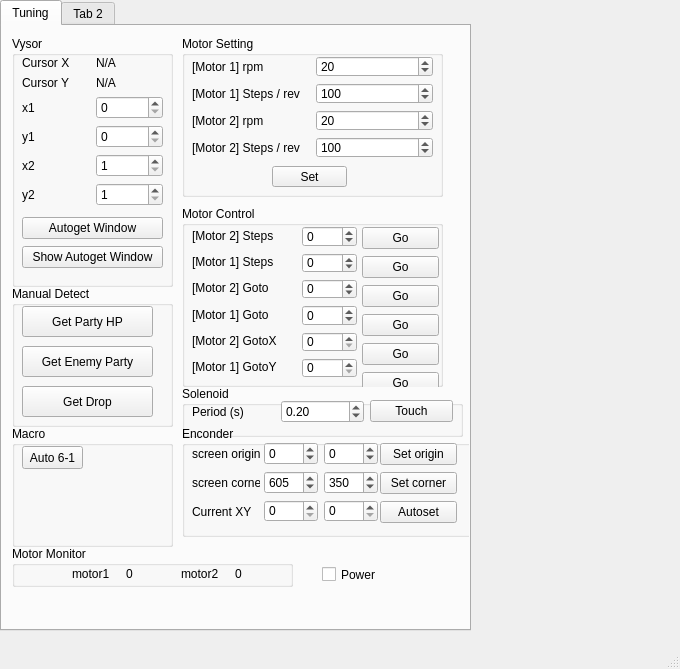
<?xml version="1.0" encoding="UTF-8"?>
<ui version="4.0">
 <class>MainWindow</class>
 <widget class="QMainWindow" name="MainWindow">
  <property name="geometry">
   <rect>
    <x>0</x>
    <y>0</y>
    <width>680</width>
    <height>669</height>
   </rect>
  </property>
  <property name="windowTitle">
   <string>MainWindow</string>
  </property>
  <widget class="QWidget" name="centralwidget">
   <widget class="QTabWidget" name="tabWidget">
    <property name="geometry">
     <rect>
      <x>0</x>
      <y>0</y>
      <width>471</width>
      <height>631</height>
     </rect>
    </property>
    <property name="currentIndex">
     <number>0</number>
    </property>
    <widget class="QWidget" name="tab">
     <attribute name="title">
      <string>Tuning</string>
     </attribute>
     <widget class="QGroupBox" name="groupBox">
      <property name="geometry">
       <rect>
        <x>10</x>
        <y>10</y>
        <width>161</width>
        <height>251</height>
       </rect>
      </property>
      <property name="title">
       <string>Vysor</string>
      </property>
      <widget class="QWidget" name="layoutWidget">
       <property name="geometry">
        <rect>
         <x>10</x>
         <y>20</y>
         <width>141</width>
         <height>150</height>
        </rect>
       </property>
       <layout class="QVBoxLayout" name="verticalLayout">
        <item>
         <layout class="QHBoxLayout" name="horizontalLayout">
          <item>
           <widget class="QLabel" name="label">
            <property name="text">
             <string>Cursor X</string>
            </property>
           </widget>
          </item>
          <item>
           <widget class="QLabel" name="lbl_csrX">
            <property name="text">
             <string>N/A</string>
            </property>
           </widget>
          </item>
         </layout>
        </item>
        <item>
         <layout class="QHBoxLayout" name="horizontalLayout_6">
          <item>
           <widget class="QLabel" name="label_2">
            <property name="text">
             <string>Cursor Y</string>
            </property>
           </widget>
          </item>
          <item>
           <widget class="QLabel" name="lbl_csrY">
            <property name="text">
             <string>N/A</string>
            </property>
           </widget>
          </item>
         </layout>
        </item>
        <item>
         <layout class="QHBoxLayout" name="horizontalLayout_9">
          <item>
           <widget class="QLabel" name="label_11">
            <property name="text">
             <string>x1</string>
            </property>
           </widget>
          </item>
          <item>
           <widget class="QSpinBox" name="spb_x1">
            <property name="maximum">
             <number>1920</number>
            </property>
           </widget>
          </item>
         </layout>
        </item>
        <item>
         <layout class="QHBoxLayout" name="horizontalLayout_7">
          <item>
           <widget class="QLabel" name="label_9">
            <property name="text">
             <string>y1</string>
            </property>
           </widget>
          </item>
          <item>
           <widget class="QSpinBox" name="spb_y1">
            <property name="maximum">
             <number>1080</number>
            </property>
           </widget>
          </item>
         </layout>
        </item>
        <item>
         <layout class="QHBoxLayout" name="horizontalLayout_10">
          <item>
           <widget class="QLabel" name="label_12">
            <property name="text">
             <string>x2</string>
            </property>
           </widget>
          </item>
          <item>
           <widget class="QSpinBox" name="spb_x2">
            <property name="minimum">
             <number>1</number>
            </property>
            <property name="maximum">
             <number>1920</number>
            </property>
           </widget>
          </item>
         </layout>
        </item>
        <item>
         <layout class="QHBoxLayout" name="horizontalLayout_8">
          <item>
           <widget class="QLabel" name="label_10">
            <property name="text">
             <string>y2</string>
            </property>
           </widget>
          </item>
          <item>
           <widget class="QSpinBox" name="spb_y2">
            <property name="minimum">
             <number>1</number>
            </property>
            <property name="maximum">
             <number>1080</number>
            </property>
           </widget>
          </item>
         </layout>
        </item>
       </layout>
      </widget>
      <widget class="QWidget" name="layoutWidget">
       <property name="geometry">
        <rect>
         <x>10</x>
         <y>180</y>
         <width>141</width>
         <height>54</height>
        </rect>
       </property>
       <layout class="QVBoxLayout" name="verticalLayout_2">
        <item>
         <widget class="QPushButton" name="btn_auto">
          <property name="text">
           <string>Autoget Window</string>
          </property>
         </widget>
        </item>
        <item>
         <widget class="QPushButton" name="btn_show_autoget">
          <property name="text">
           <string>Show Autoget Window</string>
          </property>
         </widget>
        </item>
       </layout>
      </widget>
     </widget>
     <widget class="QGroupBox" name="groupBox_2">
      <property name="geometry">
       <rect>
        <x>10</x>
        <y>260</y>
        <width>161</width>
        <height>141</height>
       </rect>
      </property>
      <property name="title">
       <string>Manual Detect</string>
      </property>
      <widget class="QPushButton" name="btn_party_HP">
       <property name="geometry">
        <rect>
         <x>10</x>
         <y>20</y>
         <width>131</width>
         <height>31</height>
        </rect>
       </property>
       <property name="text">
        <string>Get Party HP</string>
       </property>
      </widget>
      <widget class="QPushButton" name="btn_enemy_party">
       <property name="geometry">
        <rect>
         <x>10</x>
         <y>60</y>
         <width>131</width>
         <height>31</height>
        </rect>
       </property>
       <property name="text">
        <string>Get Enemy Party</string>
       </property>
      </widget>
      <widget class="QPushButton" name="btn_drop">
       <property name="geometry">
        <rect>
         <x>10</x>
         <y>100</y>
         <width>131</width>
         <height>31</height>
        </rect>
       </property>
       <property name="text">
        <string>Get Drop</string>
       </property>
      </widget>
     </widget>
     <widget class="QGroupBox" name="groupBox_4">
      <property name="geometry">
       <rect>
        <x>180</x>
        <y>360</y>
        <width>281</width>
        <height>51</height>
       </rect>
      </property>
      <property name="title">
       <string>Solenoid</string>
      </property>
      <widget class="QWidget" name="layoutWidget_2">
       <property name="geometry">
        <rect>
         <x>10</x>
         <y>13</y>
         <width>261</width>
         <height>25</height>
        </rect>
       </property>
       <layout class="QHBoxLayout" name="horizontalLayout_3">
        <item>
         <widget class="QLabel" name="label_7">
          <property name="text">
           <string>Period (s)</string>
          </property>
         </widget>
        </item>
        <item>
         <widget class="QDoubleSpinBox" name="spb_period">
          <property name="maximum">
           <double>10.000000000000000</double>
          </property>
          <property name="value">
           <double>0.200000000000000</double>
          </property>
         </widget>
        </item>
        <item>
         <widget class="QPushButton" name="btn_touch">
          <property name="text">
           <string>Touch</string>
          </property>
         </widget>
        </item>
       </layout>
      </widget>
     </widget>
     <widget class="QGroupBox" name="groupBox_5">
      <property name="geometry">
       <rect>
        <x>180</x>
        <y>180</y>
        <width>261</width>
        <height>181</height>
       </rect>
      </property>
      <property name="title">
       <string>Motor Control</string>
      </property>
      <widget class="QWidget" name="layoutWidget">
       <property name="geometry">
        <rect>
         <x>10</x>
         <y>20</y>
         <width>101</width>
         <height>151</height>
        </rect>
       </property>
       <layout class="QVBoxLayout" name="verticalLayout_3">
        <item>
         <widget class="QLabel" name="label_4">
          <property name="text">
           <string>[Motor 2] Steps</string>
          </property>
         </widget>
        </item>
        <item>
         <widget class="QLabel" name="label_3">
          <property name="text">
           <string>[Motor 1] Steps</string>
          </property>
         </widget>
        </item>
        <item>
         <widget class="QLabel" name="label_17">
          <property name="text">
           <string>[Motor 2] Goto</string>
          </property>
         </widget>
        </item>
        <item>
         <widget class="QLabel" name="label_16">
          <property name="text">
           <string>[Motor 1] Goto</string>
          </property>
         </widget>
        </item>
        <item>
         <widget class="QLabel" name="label_18">
          <property name="text">
           <string>[Motor 2] GotoX</string>
          </property>
         </widget>
        </item>
        <item>
         <widget class="QLabel" name="label_19">
          <property name="text">
           <string>[Motor 1] GotoY</string>
          </property>
         </widget>
        </item>
       </layout>
      </widget>
      <widget class="QWidget" name="layoutWidget">
       <property name="geometry">
        <rect>
         <x>120</x>
         <y>20</y>
         <width>55</width>
         <height>152</height>
        </rect>
       </property>
       <layout class="QVBoxLayout" name="verticalLayout_4">
        <item>
         <widget class="QSpinBox" name="spb_steps2">
          <property name="minimum">
           <number>-1000</number>
          </property>
          <property name="maximum">
           <number>1000</number>
          </property>
          <property name="value">
           <number>0</number>
          </property>
         </widget>
        </item>
        <item>
         <widget class="QSpinBox" name="spb_steps1">
          <property name="minimum">
           <number>-1000</number>
          </property>
          <property name="maximum">
           <number>1000</number>
          </property>
         </widget>
        </item>
        <item>
         <widget class="QSpinBox" name="spb_goto1">
          <property name="minimum">
           <number>-1000</number>
          </property>
          <property name="maximum">
           <number>1000</number>
          </property>
         </widget>
        </item>
        <item>
         <widget class="QSpinBox" name="spb_goto2">
          <property name="minimum">
           <number>-1000</number>
          </property>
          <property name="maximum">
           <number>1000</number>
          </property>
          <property name="value">
           <number>0</number>
          </property>
         </widget>
        </item>
        <item>
         <widget class="QSpinBox" name="spb_gotoX">
          <property name="minimum">
           <number>0</number>
          </property>
          <property name="maximum">
           <number>1920</number>
          </property>
          <property name="value">
           <number>0</number>
          </property>
         </widget>
        </item>
        <item>
         <widget class="QSpinBox" name="spb_gotoY">
          <property name="minimum">
           <number>0</number>
          </property>
          <property name="maximum">
           <number>1080</number>
          </property>
         </widget>
        </item>
       </layout>
      </widget>
      <widget class="QWidget" name="layoutWidget">
       <property name="geometry">
        <rect>
         <x>180</x>
         <y>20</y>
         <width>77</width>
         <height>170</height>
        </rect>
       </property>
       <layout class="QVBoxLayout" name="verticalLayout_5">
        <item>
         <widget class="QPushButton" name="btn_motorgo1">
          <property name="text">
           <string>Go</string>
          </property>
         </widget>
        </item>
        <item>
         <widget class="QPushButton" name="btn_motorgo2">
          <property name="text">
           <string>Go</string>
          </property>
         </widget>
        </item>
        <item>
         <widget class="QPushButton" name="btn_motorgoto1">
          <property name="text">
           <string>Go</string>
          </property>
         </widget>
        </item>
        <item>
         <widget class="QPushButton" name="btn_motorgoto2">
          <property name="text">
           <string>Go</string>
          </property>
         </widget>
        </item>
        <item>
         <widget class="QPushButton" name="btn_motorgotoX">
          <property name="text">
           <string>Go</string>
          </property>
         </widget>
        </item>
        <item>
         <widget class="QPushButton" name="btn_motorgotoY">
          <property name="text">
           <string>Go</string>
          </property>
         </widget>
        </item>
       </layout>
      </widget>
     </widget>
     <widget class="QGroupBox" name="groupBox_6">
      <property name="geometry">
       <rect>
        <x>180</x>
        <y>10</y>
        <width>261</width>
        <height>161</height>
       </rect>
      </property>
      <property name="title">
       <string>Motor Setting</string>
      </property>
      <widget class="QPushButton" name="btn_setparam">
       <property name="geometry">
        <rect>
         <x>90</x>
         <y>130</y>
         <width>75</width>
         <height>21</height>
        </rect>
       </property>
       <property name="text">
        <string>Set</string>
       </property>
      </widget>
      <widget class="QWidget" name="layoutWidget_4">
       <property name="geometry">
        <rect>
         <x>10</x>
         <y>20</y>
         <width>241</width>
         <height>102</height>
        </rect>
       </property>
       <layout class="QHBoxLayout" name="horizontalLayout_4">
        <item>
         <layout class="QVBoxLayout" name="verticalLayout_6">
          <item>
           <widget class="QLabel" name="label_5">
            <property name="text">
             <string>[Motor 1] rpm</string>
            </property>
           </widget>
          </item>
          <item>
           <widget class="QLabel" name="label_6">
            <property name="text">
             <string>[Motor 1] Steps / rev</string>
            </property>
           </widget>
          </item>
          <item>
           <widget class="QLabel" name="label_8">
            <property name="text">
             <string>[Motor 2] rpm</string>
            </property>
           </widget>
          </item>
          <item>
           <widget class="QLabel" name="label_13">
            <property name="text">
             <string>[Motor 2] Steps / rev</string>
            </property>
           </widget>
          </item>
         </layout>
        </item>
        <item>
         <layout class="QVBoxLayout" name="verticalLayout_7">
          <item>
           <widget class="QSpinBox" name="spb_rpm1">
            <property name="maximum">
             <number>300</number>
            </property>
            <property name="value">
             <number>20</number>
            </property>
           </widget>
          </item>
          <item>
           <widget class="QSpinBox" name="spb_stepperrev1">
            <property name="maximum">
             <number>500</number>
            </property>
            <property name="value">
             <number>100</number>
            </property>
           </widget>
          </item>
          <item>
           <widget class="QSpinBox" name="spb_rpm2">
            <property name="maximum">
             <number>300</number>
            </property>
            <property name="value">
             <number>20</number>
            </property>
           </widget>
          </item>
          <item>
           <widget class="QSpinBox" name="spb_stepperrev2">
            <property name="maximum">
             <number>500</number>
            </property>
            <property name="value">
             <number>100</number>
            </property>
           </widget>
          </item>
         </layout>
        </item>
       </layout>
      </widget>
     </widget>
     <widget class="QGroupBox" name="groupBox_3">
      <property name="geometry">
       <rect>
        <x>180</x>
        <y>400</y>
        <width>361</width>
        <height>111</height>
       </rect>
      </property>
      <property name="title">
       <string>Enconder</string>
      </property>
      <widget class="QWidget" name="layoutWidget">
       <property name="geometry">
        <rect>
         <x>82</x>
         <y>16</y>
         <width>114</width>
         <height>80</height>
        </rect>
       </property>
       <layout class="QGridLayout" name="gridLayout">
        <item row="0" column="0">
         <widget class="QSpinBox" name="spb_origin2">
          <property name="minimum">
           <number>-2000</number>
          </property>
          <property name="maximum">
           <number>2000</number>
          </property>
         </widget>
        </item>
        <item row="0" column="1">
         <widget class="QSpinBox" name="spb_origin1">
          <property name="minimum">
           <number>-2000</number>
          </property>
          <property name="maximum">
           <number>2000</number>
          </property>
         </widget>
        </item>
        <item row="1" column="0">
         <widget class="QSpinBox" name="spb_corner2">
          <property name="minimum">
           <number>-2000</number>
          </property>
          <property name="maximum">
           <number>2000</number>
          </property>
          <property name="value">
           <number>605</number>
          </property>
         </widget>
        </item>
        <item row="1" column="1">
         <widget class="QSpinBox" name="spb_corner1">
          <property name="minimum">
           <number>-2000</number>
          </property>
          <property name="maximum">
           <number>2000</number>
          </property>
          <property name="value">
           <number>350</number>
          </property>
         </widget>
        </item>
        <item row="2" column="0">
         <widget class="QSpinBox" name="spb_currentX_pixel">
          <property name="minimum">
           <number>0</number>
          </property>
          <property name="maximum">
           <number>1920</number>
          </property>
          <property name="value">
           <number>0</number>
          </property>
         </widget>
        </item>
        <item row="2" column="1">
         <widget class="QSpinBox" name="spb_currentY_pixel">
          <property name="minimum">
           <number>0</number>
          </property>
          <property name="maximum">
           <number>1080</number>
          </property>
          <property name="value">
           <number>0</number>
          </property>
         </widget>
        </item>
       </layout>
      </widget>
      <widget class="QWidget" name="layoutWidget">
       <property name="geometry">
        <rect>
         <x>10</x>
         <y>16</y>
         <width>68</width>
         <height>81</height>
        </rect>
       </property>
       <layout class="QVBoxLayout" name="verticalLayout_8">
        <item>
         <widget class="QLabel" name="label_14">
          <property name="text">
           <string>screen origin</string>
          </property>
         </widget>
        </item>
        <item>
         <widget class="QLabel" name="label_20">
          <property name="text">
           <string>screen corner</string>
          </property>
         </widget>
        </item>
        <item>
         <widget class="QLabel" name="label_21">
          <property name="text">
           <string>Current XY</string>
          </property>
         </widget>
        </item>
       </layout>
      </widget>
      <widget class="QWidget" name="layoutWidget">
       <property name="geometry">
        <rect>
         <x>198</x>
         <y>16</y>
         <width>77</width>
         <height>83</height>
        </rect>
       </property>
       <layout class="QVBoxLayout" name="verticalLayout_9">
        <item>
         <widget class="QPushButton" name="btn_setOrigin">
          <property name="text">
           <string>Set origin</string>
          </property>
         </widget>
        </item>
        <item>
         <widget class="QPushButton" name="btn_setCorner">
          <property name="text">
           <string>Set corner</string>
          </property>
         </widget>
        </item>
        <item>
         <widget class="QPushButton" name="btn_autosetEncoder">
          <property name="text">
           <string>Autoset</string>
          </property>
         </widget>
        </item>
       </layout>
      </widget>
     </widget>
     <widget class="QGroupBox" name="groupBox_7">
      <property name="geometry">
       <rect>
        <x>10</x>
        <y>520</y>
        <width>281</width>
        <height>41</height>
       </rect>
      </property>
      <property name="title">
       <string>Motor Monitor</string>
      </property>
      <widget class="QWidget" name="layoutWidget">
       <property name="geometry">
        <rect>
         <x>60</x>
         <y>20</y>
         <width>211</width>
         <height>16</height>
        </rect>
       </property>
       <layout class="QHBoxLayout" name="horizontalLayout_2">
        <item>
         <widget class="QLabel" name="label_22">
          <property name="text">
           <string>motor1</string>
          </property>
         </widget>
        </item>
        <item>
         <widget class="QLabel" name="lbl_posmotor1">
          <property name="text">
           <string>0</string>
          </property>
         </widget>
        </item>
        <item>
         <widget class="QLabel" name="label_23">
          <property name="text">
           <string>motor2</string>
          </property>
         </widget>
        </item>
        <item>
         <widget class="QLabel" name="lbl_posmotor2">
          <property name="text">
           <string>0</string>
          </property>
         </widget>
        </item>
       </layout>
      </widget>
     </widget>
     <widget class="QGroupBox" name="groupBox_8">
      <property name="geometry">
       <rect>
        <x>10</x>
        <y>400</y>
        <width>161</width>
        <height>121</height>
       </rect>
      </property>
      <property name="title">
       <string>Macro</string>
      </property>
      <widget class="QPushButton" name="btn_auto61">
       <property name="geometry">
        <rect>
         <x>10</x>
         <y>20</y>
         <width>61</width>
         <height>23</height>
        </rect>
       </property>
       <property name="text">
        <string>Auto 6-1</string>
       </property>
      </widget>
     </widget>
     <widget class="QCheckBox" name="cbx_power">
      <property name="geometry">
       <rect>
        <x>320</x>
        <y>540</y>
        <width>70</width>
        <height>17</height>
       </rect>
      </property>
      <property name="text">
       <string>Power</string>
      </property>
     </widget>
    </widget>
    <widget class="QWidget" name="tab_2">
     <attribute name="title">
      <string>Tab 2</string>
     </attribute>
    </widget>
   </widget>
  </widget>
  <widget class="QMenuBar" name="menubar">
   <property name="geometry">
    <rect>
     <x>0</x>
     <y>0</y>
     <width>680</width>
     <height>21</height>
    </rect>
   </property>
  </widget>
  <widget class="QStatusBar" name="statusbar"/>
 </widget>
 <resources/>
 <connections/>
</ui>
